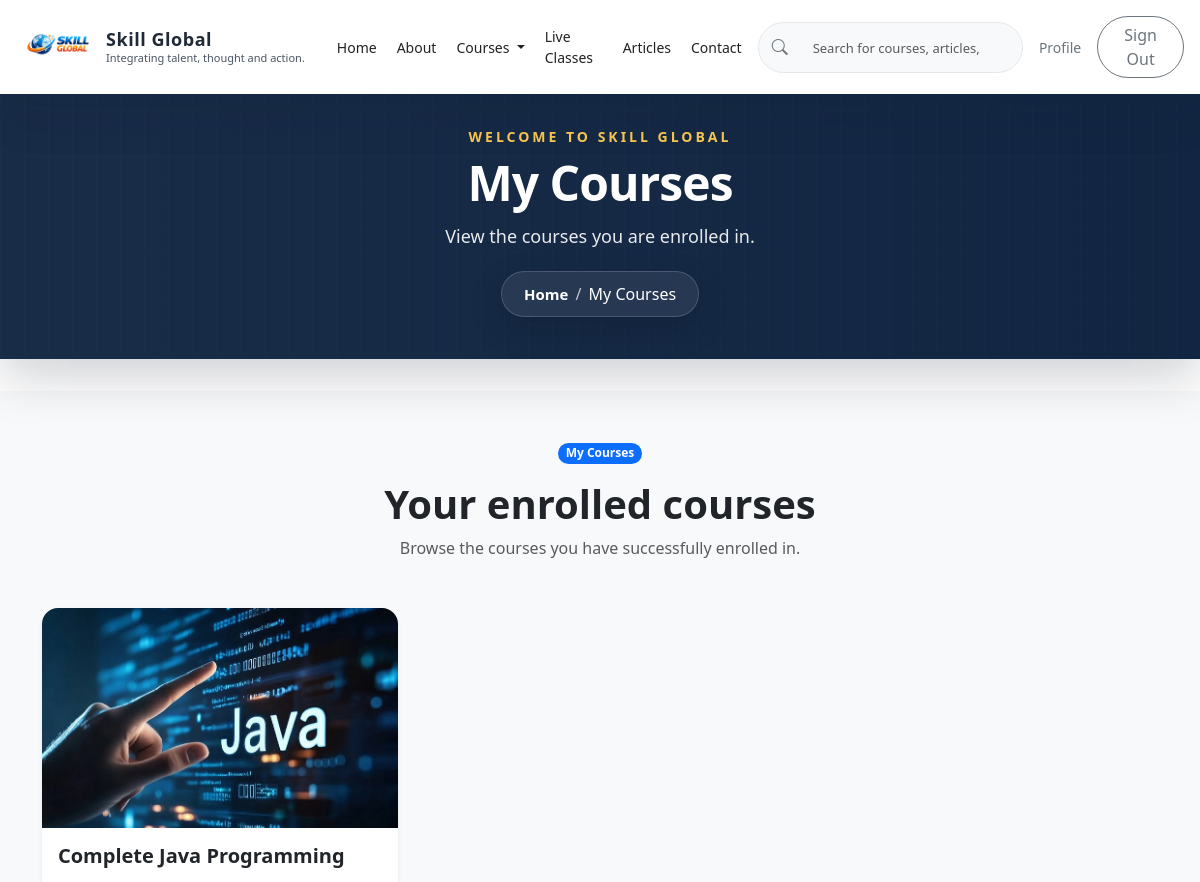
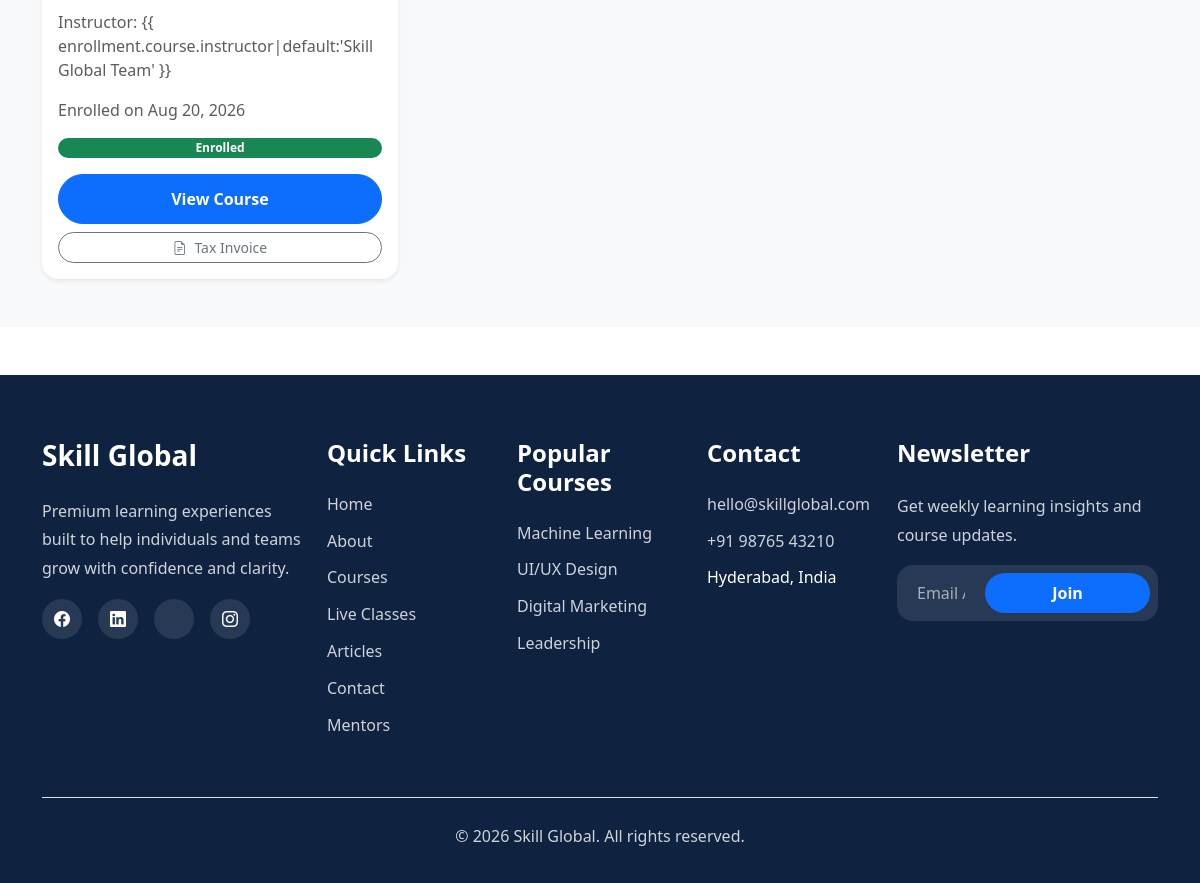
The page /courses/my-courses/ (signed in) on the database its author committed (2 pictures, top to bottom).
### skill_global/models.py (models this page shows, shortened)
class CourseEnrollment(models.Model):
    PAYMENT_METHOD_CHOICES = [
        ('UPI', 'UPI'),
        ('Card', 'Card'),
        ('Net Banking', 'Net Banking'),
    ]
    PAYMENT_STATUS_CHOICES = [
        ('Pending', 'Pending'),
        ('Paid', 'Paid'),
        ('Failed', 'Failed'),
    ]
    ORDER_STATUS_CHOICES = [
        ('Pending', 'Pending'),
        ('Confirmed', 'Confirmed'),
        ('Cancelled', 'Cancelled'),
    ]
    user = models.ForeignKey(settings.AUTH_USER_MODEL, on_delete=models.CASCADE, related_name='course_enrollments')
    course = models.ForeignKey(Course, on_delete=models.CASCADE, related_name='enrollments')
    enrollment_id = models.CharField(max_length=36, unique=True, editable=False)
    original_amount = models.DecimalField(max_digits=10, decimal_places=2, default=0)
    discount_amount = models.DecimalField(max_digits=10, decimal_places=2, default=0)
    amount = models.DecimalField(max_digits=10, decimal_places=2, default=0)
    coupon = models.ForeignKey(Coupon, on_delete=models.SET_NULL, blank=True, null=True, related_name='enrollments')
    payment_method = models.CharField(max_length=20, choices=PAYMENT_METHOD_CHOICES, blank=True)
    payment_status = models.CharField(max_length=20, choices=PAYMENT_STATUS_CHOICES, default='Pending')
    order_status = models.CharField(max_length=20, choices=ORDER_STATUS_CHOICES, default='Pending')
    razorpay_order_id = models.CharField(max_length=100, blank=True, null=True)
    razorpay_payment_id = models.CharField(max_length=100, blank=True, null=True)
    razorpay_signature = models.CharField(max_length=255, blank=True, null=True)
    branch = models.CharField(max_length=100, blank=True, null=True)
    specialization = models.CharField(max_length=200, blank=True, null=True)
    date_of_birth = models.DateField(blank=True, null=True)
    address = models.TextField(blank=True, null=True)
    created_at = models.DateTimeField(auto_now_add=True)
    updated_at = models.DateTimeField(auto_now=True)
    class Meta:
        verbose_name = 'Course Enrollment'
        verbose_name_plural = 'Course Enrollments'
        unique_together = ('user', 'course')
        ordering = ['-created_at']

class Course(models.Model):
    title = models.CharField(max_length=200)
    slug = models.SlugField(max_length=255, unique=True, blank=True, null=True)
    category = models.CharField(max_length=100, blank=True)
    short_description = models.CharField(max_length=255, blank=True)
    description = models.TextField(blank=True)
    instructor = models.CharField(max_length=150, blank=True)
    duration = models.CharField(max_length=80, blank=True)
    level = models.CharField(max_length=80, blank=True)
    price = models.DecimalField(max_digits=8, decimal_places=2, blank=True, null=True)
    image = models.ImageField(upload_to='courses/', blank=True, null=True)
    is_active = models.BooleanField(default=True)
    created_at = models.DateTimeField(auto_now_add=True)
    updated_at = models.DateTimeField(auto_now=True)
    class Meta:
        verbose_name = 'Course'
        verbose_name_plural = 'Courses'
        ordering = ['title']

### skill_global/views.py (the view)
# urls.py: path('courses/my-courses/', views.my_courses, name='my_courses'),
def my_courses(request):
    if not request.user.is_authenticated:
        return redirect('login')
    enrollments = CourseEnrollment.objects.filter(
        user=request.user,
        payment_status='Paid',
        order_status='Confirmed',
    ).select_related('course').order_by('-created_at')
    context = {
        'page_title': 'My Courses',
        'page_description': 'View the courses you are enrolled in.',
        'enrollments': enrollments,
    }
    return render(request, 'skill_global/my_courses.html', context)

### templates/skill_global/my_courses.html (shortened to what this page needs)
{% extends 'base.html' %}
{% load static %}
{% block content %}
<section class="py-5 bg-light">
    <div class="container">
        <div class="mb-5 text-center">
            <span class="badge bg-primary rounded-pill mb-3">My Courses</span>
            <h1 class="fw-bold">Your enrolled courses</h1>
            <p class="text-muted">Browse the courses you have successfully enrolled in.</p>
        </div>
        {% if enrollments %}
        <div class="row g-4">
            {% for enrollment in enrollments %}
            <div class="col-lg-4">
                <div class="card border-0 shadow-sm rounded-4 overflow-hidden h-100">
                    {% if enrollment.course.image %}
                    <img src="{{ enrollment.course.image.url }}" class="img-fluid w-100"
                        alt="{{ enrollment.course.title }}" style="height: 220px; object-fit: cover;">
                    {% else %}
                    <div class="d-flex align-items-center justify-content-center bg-light" style="height: 220px;">
                        <i class="bi bi-image fs-1 text-secondary"></i>
                    </div>
                    {% endif %}
                    <div class="card-body d-flex flex-column gap-3">
                        <h5 class="fw-semibold">{{ enrollment.course.title }}</h5>
                        <p class="text-muted mb-0">Instructor: {{ enrollment.course.instructor|default:'Skill Global
                            Team' }}
                        </p>
                        <p class="text-muted mb-0">Enrolled on {{ enrollment.created_at|date:'M d, Y' }}</p>
                        <span class="badge bg-success rounded-pill">Enrolled</span>
                        <div class="mt-auto d-flex flex-column gap-2">
                            <a href="{% url 'course_detail' enrollment.course.id %}"
                                class="btn btn-primary rounded-pill w-100">View Course</a>
                            <a href="{% url 'enrollment_invoice' enrollment.enrollment_id %}"
                                class="btn btn-outline-secondary rounded-pill w-100 btn-sm">
                                <i class="bi bi-file-earmark-text me-1"></i> Tax Invoice
                            </a>
                        </div>
                    </div>
                </div>
            </div>
            {% endfor %}
        </div>
        {% else %}
        <div class="card border-0 shadow-sm rounded-4 p-5 text-center">
            <h3 class="fw-bold mb-3">No enrolled courses yet</h3>
            <p class="text-muted mb-4">Browse courses and complete your first secure enrollment.</p>
            <a href="{% url 'courses' %}" class="btn btn-primary rounded-pill px-5">Browse Courses</a>
        </div>
        {% endif %}
    </div>
</section>
{% endblock %}

### static/css/navbar.css (style rules this page uses)
:root { --navbar-height: 60px; --navbar-bg: #ffffff; --primary-blue: #0D6EFD; --dark-text: #1F2937; --muted-text: #6B7280; --light-grey: #F8F9FA; --border-color: #E5E7EB; --shadow: 0 8px 24px rgba(31, 41, 55, 0.08); --shadow-strong: 0 12px 28px rgba(31, 41, 55, 0.12); }

### static/css/hero.css (style rules this page uses)
:root { --hero-primary: #0d6efd; --hero-primary-hover: #0b5ed7; --hero-text: #ffffff; --hero-muted: rgba(255, 255, 255, 0.88); --hero-shadow: 0 20px 50px rgba(0, 0, 0, 0.28); }
.btn.btn-primary, .btn.btn-outline-light { min-width: 165px; padding: 0.75rem 1.3rem; border-radius: 999px; font-weight: 700; transition: transform 0.25s ease, box-shadow 0.25s ease, background 0.25s ease, color 0.25s ease; }

### static/css/global-header.css (style rules this page uses)
body { padding-top: var(--navbar-height, 78px); }

### static/css/recognition.css (style rules this page uses)
:root { --rec-bg: #151515; --rec-card: #1d1d1d; --rec-gold: #d4af37; --rec-text: #f7f7f2; --rec-muted: #c7c2b7; --rec-border: rgba(212, 175, 55, 0.24); }

### static/css/courses.css (style rules this page uses)
:root { --course-primary: #0d6efd; --course-primary-dark: #0b5ed7; --course-bg: #f8f9fa; --course-card-bg: #ffffff; --course-text: #1f2937; --course-muted: #6b7280; --course-border: #e5e7eb; }

### rows shown on the page
CourseEnrollment: course.image (picture), course "Complete Java Programming", created_at "Aug 20, 2026"

### other values the page prints
{{ page_title|default:"Skill Global" }} "My Courses"
{{ page_title|default:"Page" }} "My Courses"
